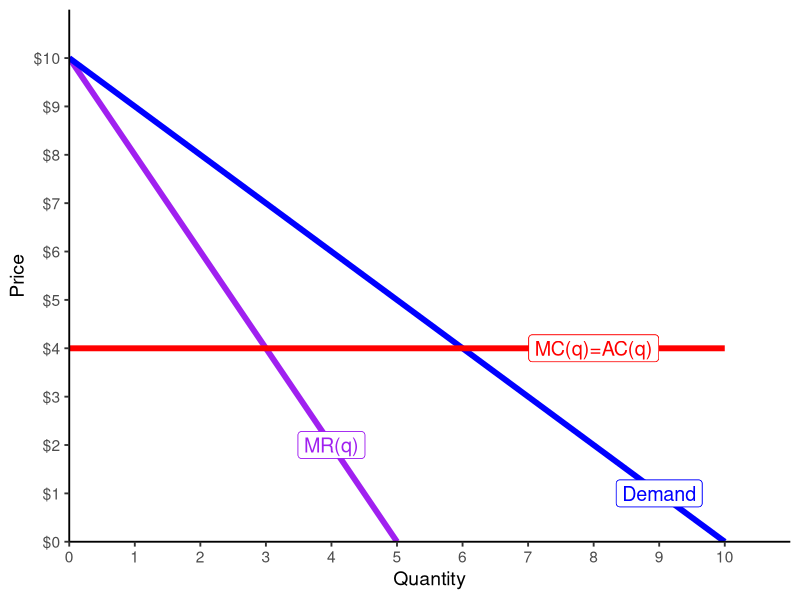

Recreate this plot in R.
## ---- chunk 1
library(tidyverse)
## ---- chunk 2

demand<-function(x){10-x}
mc<-function(x){4}
mr<-function(x){10-2*x}

ggplot(data.frame(x=c(0,10)), aes(x=x))+
  stat_function(fun=mr, geom="line", size=2, color = "purple")+
    geom_label(aes(x=4,y=mr(4)), color = "purple", label="MR(q)", size = 5)+
  stat_function(fun=demand, geom="line", size=2, color = "blue")+
    geom_label(aes(x=9,y=demand(9)), color = "blue", label="Demand", size = 5)+
  stat_function(fun=mc, geom="line", size=2, color = "red")+
    geom_label(aes(x=8,y=mc(8)), color = "red", label="MC(q)=AC(q)", size = 5)+
  #geom_segment(x=2800, xend=2800, y=0, yend=160, size=1, linetype="dotted")+
  #geom_segment(x=0, xend=2800, y=160, yend=160, size=1, linetype="dotted")+
  #geom_label(x=2800,y=75,label="q*=2800")+
  #geom_label(x=1400,y=160,label="p*=$160")+
    scale_x_continuous(breaks=seq(0,10,1),
                     limits=c(0,10),
                     expand=expand_scale(mult=c(0,0.1)))+
  scale_y_continuous(breaks=seq(0,10,1),
                     limits=c(0,10),
                     labels=scales::dollar,
                     expand=expand_scale(mult=c(0,0.1)))+
  guides(fill=F)+
  labs(x = "Quantity",
       y = "Price")+
  theme_classic(base_size=14)
